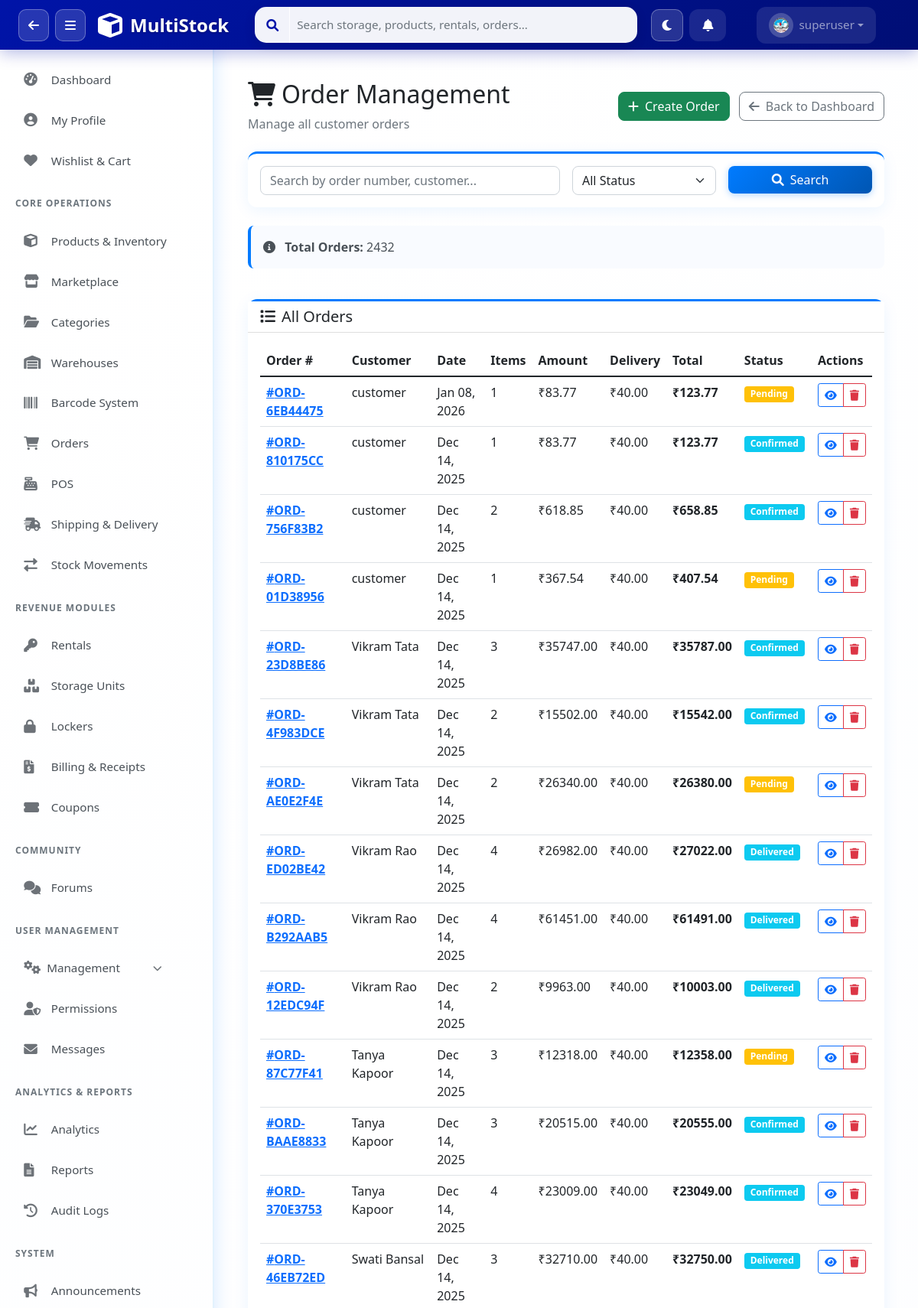
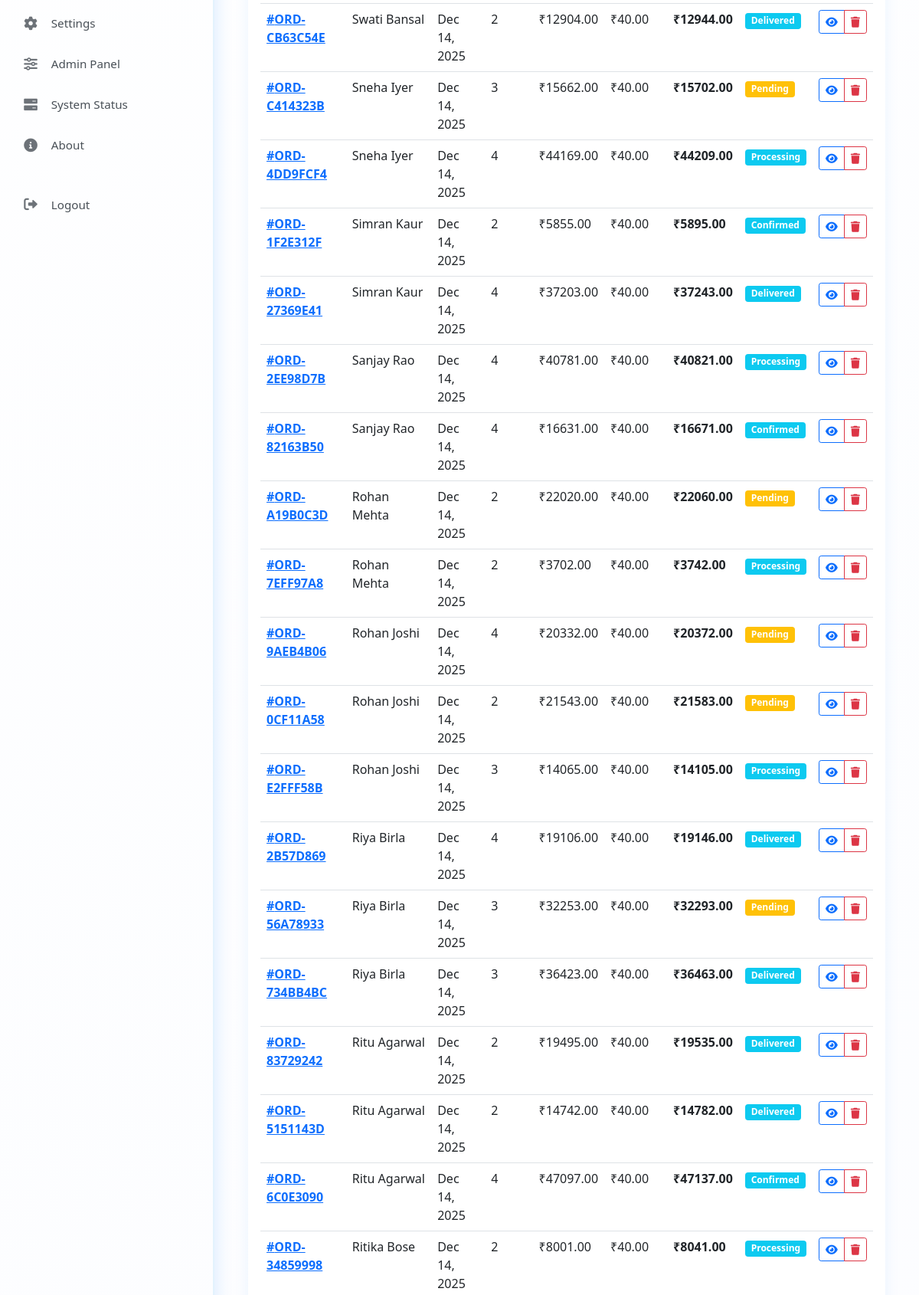
Page /orders/sales/ (signed in, upper part) on the committed database (2 pictures, top to bottom).
### apps/users/models.py (models this page shows, shortened)
class UserProfile(models.Model):
    ROLE_CHOICES = [
        ('superadmin', 'SuperAdmin'),
        ('admin', 'Admin'),
        ('manager', 'Manager'),
        ('staff', 'Staff'),
        ('customer', 'Customer'),
    ]
    user = models.OneToOneField(User, on_delete=models.CASCADE, related_name='profile')
    role = models.CharField(max_length=20, choices=ROLE_CHOICES, default='staff')
    phone = models.CharField(max_length=20, blank=True)
    department = models.CharField(max_length=100, blank=True)
    employee_id = models.CharField(max_length=50, blank=True, unique=True, null=True)
    avatar = models.ImageField(upload_to='avatars/', blank=True, null=True)
    avatar_url = models.CharField(max_length=500, blank=True, null=True)
    bio = models.TextField(blank=True)
    is_active = models.BooleanField(default=True)
    last_login_ip = models.GenericIPAddressField(blank=True, null=True)
    created_at = models.DateTimeField(auto_now_add=True)
    updated_at = models.DateTimeField(auto_now=True)
    class Meta:
        app_label = 'users'
        verbose_name = 'User Profile'
        verbose_name_plural = 'User Profiles'

### apps/orders/models.py (models this page shows, shortened)
class Order(models.Model):
    ORDER_TYPES = [
        ('sale', 'Sales Order'),
        ('purchase', 'Purchase Order'),
    ]
    STATUS_CHOICES = [
        ('pending', 'Pending'),
        ('confirmed', 'Confirmed'),
        ('processing', 'Processing'),
        ('packed', 'Packed'),
        ('ready_to_ship', 'Ready to Ship'),
        ('shipped', 'Shipped'),
        ('in_transit', 'In Transit'),
        ('out_for_delivery', 'Out for Delivery'),
        ('delivered', 'Delivered'),
        ('cancelled', 'Cancelled'),
        ('returned', 'Returned'),
    ]
    PAYMENT_STATUS = [
        ('unpaid', 'Unpaid'),
        ('paid', 'Paid'),
        ('refunded', 'Refunded'),
    ]
    order_number = models.CharField(max_length=100, unique=True)
    order_type = models.CharField(max_length=20, choices=ORDER_TYPES)
    customer = models.ForeignKey('customer.ListModel', on_delete=models.CASCADE, null=True, blank=True)
    customer_user = models.ForeignKey(User, on_delete=models.SET_NULL, null=True, blank=True, related_name='customer_orders')
    supplier = models.ForeignKey('supplier.ListModel', on_delete=models.CASCADE, null=True, blank=True)
    status = models.CharField(max_length=20, choices=STATUS_CHOICES, default='pending')
    payment_status = models.CharField(max_length=20, choices=PAYMENT_STATUS, default='unpaid')
    total_amount = models.DecimalField(max_digits=10, decimal_places=2, default=0)
    discount_amount = models.DecimalField(max_digits=10, decimal_places=2, default=0)
    delivery_fee = models.DecimalField(max_digits=10, decimal_places=2, default=40)
    grand_total = models.DecimalField(max_digits=10, decimal_places=2, default=0)
    delivery_address = models.TextField(blank=True)
    delivery_phone = models.CharField(max_length=20, blank=True)
    payment_method = models.CharField(max_length=50, blank=True)
    delivery_date = models.DateField(null=True, blank=True)
    assigned_to = models.ForeignKey(User, on_delete=models.SET_NULL, null=True, blank=True, related_name='assigned_orders')
    internal_notes = models.TextField(blank=True)
    openid = models.CharField(max_length=255, verbose_name="OpenID", help_text="Store/User Identifier", default="")
    created_by = models.ForeignKey(User, on_delete=models.CASCADE, related_name='created_orders')
    created_at = models.DateTimeField(auto_now_add=True)
    updated_at = models.DateTimeField(auto_now=True)
    class Meta:
        indexes = [
            models.Index(fields=['order_number'], name='idx_order_number'),
            models.Index(fields=['status'], name='idx_order_status'),
            models.Index(fields=['payment_status'], name='idx_payment_status'),
            models.Index(fields=['created_at'], name='idx_order_created'),
            models.Index(fields=['status', 'payment_status'], name='idx_order_state'),
        ]

### apps/customer/models.py (models this page shows, shortened)
class ListModel(models.Model):
    customer_name = models.CharField(max_length=255, verbose_name="Customer Name")
    customer_city = models.CharField(max_length=255, verbose_name="Customer City")
    customer_address = models.CharField(max_length=255, verbose_name="Customer Address")
    customer_contact = models.CharField(max_length=255, verbose_name="Customer Contact")
    customer_manager = models.CharField(max_length=255, verbose_name="Customer Manager")
    customer_level = models.BigIntegerField(default=1, verbose_name="Customer Level")
    openid = models.CharField(max_length=255, verbose_name="OpenID", help_text="Store Identifier", default="")
    is_delete = models.BooleanField(default=False, verbose_name='Delete Label')
    create_time = models.DateTimeField(auto_now_add=True, verbose_name="Create Time")
    update_time = models.DateTimeField(auto_now=True, verbose_name="Update Time")
    class Meta:
        db_table = 'customer'
        verbose_name = 'Customer'
        verbose_name_plural = "Customers"
        ordering = ['customer_name']
        indexes = [
            models.Index(fields=['customer_name'], name='idx_customer_name'),
            models.Index(fields=['customer_city'], name='idx_customer_city'),
            models.Index(fields=['create_time'], name='idx_customer_created'),
        ]

### apps/orders/views.py (the view)
# urls.py: path('sales/', views.sales_orders, name='sales_orders'),
@login_required
def sales_orders(request):
    from permissions.decorators import get_user_role
    from django.db.models import Prefetch
    role = get_user_role(request.user)
    if role == 'customer':
        return redirect('orders:my_orders')
    try:
        base_qs = Order.objects.filter(order_type='sale').select_related('customer_user', 'customer').prefetch_related('items')
        orders = get_filtered_orders(request, base_qs).order_by('-created_at')
        status_filter = request.GET.get('status')
        from_date = request.GET.get('from_date')
        to_date = request.GET.get('to_date')
        if status_filter and status_filter != 'all':
            orders = orders.filter(status=status_filter)
        if from_date:
            orders = orders.filter(created_at__date__gte=from_date)
        if to_date:
            orders = orders.filter(created_at__date__lte=to_date)
        base_orders = get_filtered_orders(request, Order.objects.filter(order_type='sale'))
        context = {
            'orders': orders[:100],  # Limit to 100 for performance
            'total_orders': base_orders.count(),
            'pending_orders': base_orders.filter(status='pending').count(),
            'completed_orders': base_orders.filter(status='delivered').count(),
            'status_choices': Order.STATUS_CHOICES,
            'current_status': status_filter,
            'current_from_date': from_date,
            'current_to_date': to_date,
        }
        return render(request, 'admin/orders/list.html', context)
    except Exception as e:
        messages.error(request, f'Error loading orders: {str(e)}')
        return render(request, 'admin/orders/list.html', {'orders': [], 'total_orders': 0, 'pending_orders': 0, 'completed_orders': 0, 'status_choices': Order.STATUS_CHOICES})

### apps/orders/views.py (called while the page is built, shortened)
def get_filtered_orders(request, base_queryset):
    user = request.user
    if user.is_superuser:
        return base_queryset

### apps/permissions/context_processors.py (called while the page is built)
def user_permissions(request):
    if not request.user.is_authenticated:
        return {'user_role': 'guest', 'permissions': {}}
    user_role = get_user_role(request.user)
    permissions = PERMISSION_MATRIX.get(user_role, {})
    return {
        'user_role': user_role,
        'permissions': permissions,
    }

### templates/admin/orders/list.html (shortened to what this page needs)
{% extends 'base.html' %}
{% load static %}
{% block content %}
<div class="container-fluid p-4">
    <div class="d-flex justify-content-between align-items-center mb-4">
        <div>
            <h2><i class="fas fa-shopping-cart me-2"></i>Order Management</h2>
            <p class="text-muted mb-0">Manage all customer orders</p>
        </div>
        <div>
            <a href="{% url 'orders:create_order' %}" class="btn btn-success me-2">
                <i class="fas fa-plus me-2"></i>Create Order
            </a>
            <a href="{% url 'admin_panel:dashboard' %}" class="btn btn-outline-secondary">
                <i class="fas fa-arrow-left me-2"></i>Back to Dashboard
            </a>
        </div>
    </div>
    <div class="card mb-4">
        <div class="card-body">
            <form method="get" class="row g-3">
                <div class="col-md-6">
                    <input type="text" class="form-control" name="search"
                        placeholder="Search by order number, customer..." value="{{ request.GET.search }}">
                </div>
                <div class="col-md-3">
                    <select class="form-select" name="status">
                        <option value="">All Status</option>
                    </select>
                </div>
                <div class="col-md-3">
                    <button type="submit" class="btn btn-primary w-100">
                        <i class="fas fa-search me-2"></i>Search
                    </button>
                </div>
            </form>
        </div>
    </div>
    <div class="row g-3 mb-4">
        <div class="col-md-12">
            <div class="alert alert-info">
                <i class="fas fa-info-circle me-2"></i>
                <strong>Total Orders:</strong> {{ total_orders }}
            </div>
        </div>
    </div>
    <div class="card">
        <div class="card-header bg-white">
            <h5 class="mb-0"><i class="fas fa-list me-2"></i>All Orders</h5>
        </div>
        <div class="card-body">
            <div class="table-responsive">
                <table class="table table-hover">
                    <thead>
                        <tr>
                            <th>Order #</th>
                            <th>Customer</th>
                            <th>Date</th>
                            <th>Items</th>
                            <th>Amount</th>
                            <th>Delivery</th>
                            <th>Total</th>
                            <th>Status</th>
                            <th>Actions</th>
                        </tr>
                    </thead>
                    <tbody>
                        {% for order in orders %}
                        <tr>
                            <td>
                                <a href="{% url 'admin_panel:order_detail' order.id %}">
                                    <strong>#{{ order.order_number }}</strong>
                                </a>
                            </td>
                            <td>
                                {% if order.customer_user %}
                                    {{ order.customer_user.username }}
                                {% elif order.customer %}
                                    {{ order.customer.customer_name }}
                                {% else %}
                                    N/A
                                {% endif %}
                            </td>
                            <td>{{ order.created_at|date:"M d, Y" }}</td>
                            <td>{{ order.items.all|length }}</td>
                            <td>₹{{ order.total_amount|floatformat:2 }}</td>
                            <td>₹{{ order.delivery_fee|floatformat:2 }}</td>
                            <td><strong>₹{{ order.grand_total|floatformat:2 }}</strong></td>
                            <td>
                                <span
                                    class="badge bg-{% if order.status == 'completed' %}success{% elif order.status == 'pending' %}warning{% elif order.status == 'cancelled' %}danger{% else %}info{% endif %}">
                                    {{ order.status|title }}
                                </span>
                            </td>
                            <td>
                                <div class="btn-group btn-group-sm">
                                    <a href="{% url 'admin_panel:order_detail' order.id %}"
                                        class="btn btn-outline-primary" title="View">
                                        <i class="fas fa-eye"></i>
                                    </a>
                                    <button onclick="deleteOrder({{ order.id }}, '{{ order.order_number }}')"
                                        class="btn btn-outline-danger" title="Delete">
                                        <i class="fas fa-trash"></i>
                                    </button>
                                </div>
                            </td>
                        </tr>
                        {% empty %}
                        <tr>
                            <td colspan="9" class="text-center text-muted">No orders found</td>
                        </tr>
                        {% endfor %}
                    </tbody>
                </table>
            </div>
        </div>
    </div>
</div>
{% endblock %}

### templates/components/navbar_actions.html (shortened to what this page needs)
<div class="navbar-nav d-flex align-items-center">
    <button class="btn btn-link text-white me-2 px-3 py-2 position-relative"
        style="border-radius: 12px; background: rgba(255,255,255,0.1); transition: all 0.3s ease;" title="Notifications"
        onclick="toggleNotifications()" id="notificationBtn">
        <i class="fas fa-bell" id="notificationIcon"></i>
    </button>
    <div class="nav-item dropdown">
        <a class="nav-link dropdown-toggle d-flex align-items-center" href="#" role="button" data-bs-toggle="dropdown"
            style="background: rgba(255,255,255,0.1); border-radius: 12px; padding: 8px 16px; transition: all 0.3s ease;">
            <div class="me-2"
                style="background: rgba(255,255,255,0.2); padding: 6px; border-radius: 50%; width: 32px; height: 32px; display: flex; align-items: center; justify-content: center;">
                {% with avatar_url=user.customer_profile.avatar_url|default:user.profile.avatar_url|default:'' %}
                    {% if avatar_url %}
                    <img src="{{ avatar_url }}" id="navbarUserPhoto" onerror="this.style.display='none';this.nextElementSibling.style.display='flex';"
                    style="width: 20px; height: 20px; border-radius: 50%; object-fit: cover;">
                    {% else %}
                    <i class="fas fa-user" style="font-size: 0.9rem;" id="navbarUserIcon"></i>
                    {% endif %}
                {% endwith %}
            </div>
            <span style="font-weight: 500;">{{ user.username }}</span>
        </a>
    </div>
</div>

### static/css/multistock.css (style rules this page uses)
.card { box-shadow: 0 0.125rem 0.25rem rgba(0, 0, 0, 0.075); }
.card { border: none; box-shadow: 0 4px 20px rgba(0, 123, 255, 0.08); background: white; border-radius: 12px; border-top: 3px solid #007bff; transition: all 0.3s ease; }
.btn-primary { background: linear-gradient(135deg, #007bff 0%, #0056b3 100%); border: none; border-radius: 8px; box-shadow: 0 2px 10px rgba(0, 123, 255, 0.3); transition: all 0.3s ease; }
body { background: linear-gradient(135deg, #ffffff 0%, #f8faff 100%); }
.alert { border: none; border-left: 4px solid #007bff; background: rgba(248, 250, 255, 0.8); color: #495057; border-radius: 8px; }

### static/css/sidebar.css (style rules this page uses)
.nav-item, .nav-header { display: flex; align-items: center; padding: 0.85rem 1.2rem; color: #495057; text-decoration: none; transition: all 0.3s ease; cursor: pointer; border-radius: 10px; margin: 3px 12px; font-weight: 500; font-size: 0.95rem; }
body { display: flex; flex-direction: column; min-height: 100vh; }

### templates/base.html (style rules this page uses)
.btn { border-radius: 8px; font-weight: 500; }
.form-control, .form-select { border-radius: 8px; }

### rows in the picture
UserProfile: avatar_url (picture)
Order: order_number "ORD-6EB44475", customer_user.username "customer", created_at "Jan 08, 2026", items.all|length "1", total_amount "83.77", delivery_fee "40.00", grand_total "123.77", status "Pending"
Order: order_number "ORD-810175CC", customer_user.username "customer", created_at "Dec 14, 2025", items.all|length "1", total_amount "83.77", delivery_fee "40.00", grand_total "123.77", status "Confirmed"
Order: order_number "ORD-756F83B2", customer_user.username "customer", created_at "Dec 14, 2025", items.all|length "2", total_amount "618.85", delivery_fee "40.00", grand_total "658.85", status "Confirmed"
Order: order_number "ORD-01D38956", customer_user.username "customer", created_at "Dec 14, 2025", items.all|length "1", total_amount "367.54", delivery_fee "40.00", grand_total "407.54", status "Pending"
Order: order_number "ORD-23D8BE86", customer.customer_name "Vikram Tata", created_at "Dec 14, 2025", items.all|length "3", total_amount "35747.00", delivery_fee "40.00", grand_total "35787.00", status "Confirmed"
Order: order_number "ORD-4F983DCE", customer.customer_name "Vikram Tata", created_at "Dec 14, 2025", items.all|length "2", total_amount "15502.00", delivery_fee "40.00", grand_total "15542.00", status "Confirmed"
Order: order_number "ORD-AE0E2F4E", customer.customer_name "Vikram Tata", created_at "Dec 14, 2025", items.all|length "2", total_amount "26340.00", delivery_fee "40.00", grand_total "26380.00", status "Pending"
Order: order_number "ORD-ED02BE42", customer.customer_name "Vikram Rao", created_at "Dec 14, 2025", items.all|length "4", total_amount "26982.00", delivery_fee "40.00", grand_total "27022.00", status "Delivered"
Order: order_number "ORD-B292AAB5", customer.customer_name "Vikram Rao", created_at "Dec 14, 2025", items.all|length "4", total_amount "61451.00", delivery_fee "40.00", grand_total "61491.00", status "Delivered"
Order: order_number "ORD-12EDC94F", customer.customer_name "Vikram Rao", created_at "Dec 14, 2025", items.all|length "2", total_amount "9963.00", delivery_fee "40.00", grand_total "10003.00", status "Delivered"
Order: order_number "ORD-87C77F41", customer.customer_name "Tanya Kapoor", created_at "Dec 14, 2025", items.all|length "3", total_amount "12318.00", delivery_fee "40.00", grand_total "12358.00", status "Pending"
Order: order_number "ORD-BAAE8833", customer.customer_name "Tanya Kapoor", created_at "Dec 14, 2025", items.all|length "3", total_amount "20515.00", delivery_fee "40.00", grand_total "20555.00", status "Confirmed"
Order: order_number "ORD-370E3753", customer.customer_name "Tanya Kapoor", created_at "Dec 14, 2025", items.all|length "4", total_amount "23009.00", delivery_fee "40.00", grand_total "23049.00", status "Confirmed"
Order: order_number "ORD-46EB72ED", customer.customer_name "Swati Bansal", created_at "Dec 14, 2025", items.all|length "3", total_amount "32710.00", delivery_fee "40.00", grand_total "32750.00", status "Delivered"
Order: order_number "ORD-CB63C54E", customer.customer_name "Swati Bansal", created_at "Dec 14, 2025", items.all|length "2", total_amount "12904.00", delivery_fee "40.00", grand_total "12944.00", status "Delivered"
Order: order_number "ORD-C414323B", customer.customer_name "Sneha Iyer", created_at "Dec 14, 2025", items.all|length "3", total_amount "15662.00", delivery_fee "40.00", grand_total "15702.00", status "Pending"
Order: order_number "ORD-4DD9FCF4", customer.customer_name "Sneha Iyer", created_at "Dec 14, 2025", items.all|length "4", total_amount "44169.00", delivery_fee "40.00", grand_total "44209.00", status "Processing"
Order: order_number "ORD-1F2E312F", customer.customer_name "Simran Kaur", created_at "Dec 14, 2025", items.all|length "2", total_amount "5855.00", delivery_fee "40.00", grand_total "5895.00", status "Confirmed"
Order: order_number "ORD-27369E41", customer.customer_name "Simran Kaur", created_at "Dec 14, 2025", items.all|length "4", total_amount "37203.00", delivery_fee "40.00", grand_total "37243.00", status "Delivered"
Order: order_number "ORD-2EE98D7B", customer.customer_name "Sanjay Rao", created_at "Dec 14, 2025", items.all|length "4", total_amount "40781.00", delivery_fee "40.00", grand_total "40821.00", status "Processing"
Order: order_number "ORD-82163B50", customer.customer_name "Sanjay Rao", created_at "Dec 14, 2025", items.all|length "4", total_amount "16631.00", delivery_fee "40.00", grand_total "16671.00", status "Confirmed"
Order: order_number "ORD-A19B0C3D", customer.customer_name "Rohan Mehta", created_at "Dec 14, 2025", items.all|length "2", total_amount "22020.00", delivery_fee "40.00", grand_total "22060.00", status "Pending"
Order: order_number "ORD-7EFF97A8", customer.customer_name "Rohan Mehta", created_at "Dec 14, 2025", items.all|length "2", total_amount "3702.00", delivery_fee "40.00", grand_total "3742.00", status "Processing"
Order: order_number "ORD-9AEB4B06", customer.customer_name "Rohan Joshi", created_at "Dec 14, 2025", items.all|length "4", total_amount "20332.00", delivery_fee "40.00", grand_total "20372.00", status "Pending"
Order: order_number "ORD-0CF11A58", customer.customer_name "Rohan Joshi", created_at "Dec 14, 2025", items.all|length "2", total_amount "21543.00", delivery_fee "40.00", grand_total "21583.00", status "Pending"
Order: order_number "ORD-E2FFF58B", customer.customer_name "Rohan Joshi", created_at "Dec 14, 2025", items.all|length "3", total_amount "14065.00", delivery_fee "40.00", grand_total "14105.00", status "Processing"
Order: order_number "ORD-2B57D869", customer.customer_name "Riya Birla", created_at "Dec 14, 2025", items.all|length "4", total_amount "19106.00", delivery_fee "40.00", grand_total "19146.00", status "Delivered"
Order: order_number "ORD-56A78933", customer.customer_name "Riya Birla", created_at "Dec 14, 2025", items.all|length "3", total_amount "32253.00", delivery_fee "40.00", grand_total "32293.00", status "Pending"
Order: order_number "ORD-734BB4BC", customer.customer_name "Riya Birla", created_at "Dec 14, 2025", items.all|length "3", total_amount "36423.00", delivery_fee "40.00", grand_total "36463.00", status "Delivered"
Order: order_number "ORD-83729242", customer.customer_name "Ritu Agarwal", created_at "Dec 14, 2025", items.all|length "2", total_amount "19495.00", delivery_fee "40.00", grand_total "19535.00", status "Delivered"
Order: order_number "ORD-5151143D", customer.customer_name "Ritu Agarwal", created_at "Dec 14, 2025", items.all|length "2", total_amount "14742.00", delivery_fee "40.00", grand_total "14782.00", status "Delivered"
Order: order_number "ORD-6C0E3090", customer.customer_name "Ritu Agarwal", created_at "Dec 14, 2025", items.all|length "4", total_amount "47097.00", delivery_fee "40.00", grand_total "47137.00", status "Confirmed"
Order: order_number "ORD-34859998", customer.customer_name "Ritika Bose", created_at "Dec 14, 2025", items.all|length "2", total_amount "8001.00", delivery_fee "40.00", grand_total "8041.00", status "Processing"

### other values in the picture
{{ user.username }} "superuser"
{{ total_orders }} "2432"
